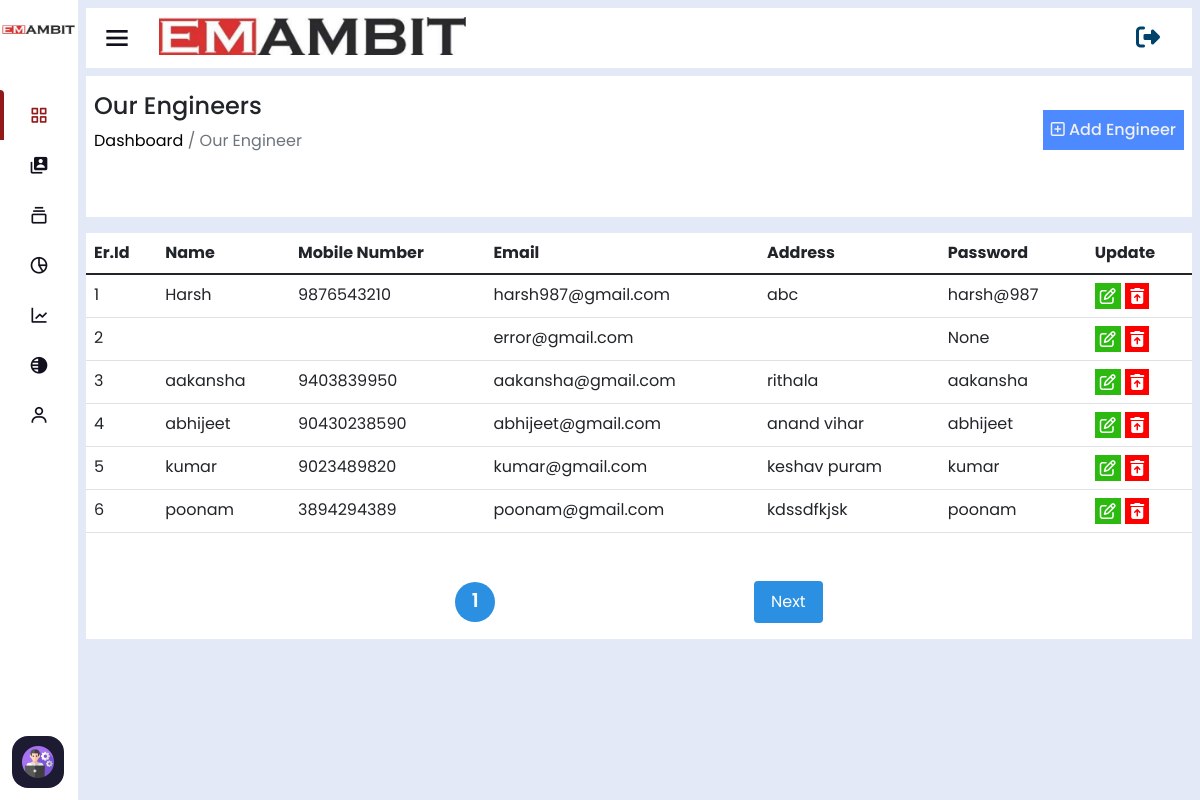
Screenshot of /manage-engineer/ (signed in) with the database file from the repository.
### home/models.py (models this page shows, shortened)
class CustomUser(AbstractUser):
    username = None
    email = models.EmailField(unique=True)
    user_phone = models.CharField(max_length=50,unique=True)
    user_address=models.CharField(max_length=50)
    user_gender=models.CharField(max_length=50)
    user_status=models.CharField(max_length=100,null=True,blank=True,default='Engineer')
    total_cost=models.IntegerField(default=0,null=True,blank=True)
    visible_password=models.CharField(max_length=254,null=True,blank=True)
    attendance_status=models.CharField(max_length=250,null=True,blank=True,default="A")
    USERNAME_FIELD = 'email'
    REQUIRED_FIELDS = []
    objects = CustomUserManager()

### home/views.py (the view)
# urls.py: path('manage-engineer/',manageEngineer_view),
@login_required(login_url='/login')
def manageEngineer_view(request):
    engineers=CustomUser.objects.filter(user_status="Engineer").order_by('-id')
    p = Paginator(engineers, 6)
    page_number = request.GET.get('page')
    try:
        page_obj = p.get_page(page_number)
    except PageNotAnInteger:
        page_obj = p.page(1)
    except EmptyPage:
        page_obj = p.page(p.num_pages)
    return render(request,'our-engineer.html',{'data':page_obj})

### home/templates/our-engineer.html (shortened to what this page needs)
<!DOCTYPE html>
<html lang="en" dir="ltr">
<head>
  {% include 'header-links.html' %}
</head>
<body>
  {% include 'header.html' %}
  {% if user.is_authenticated and user.is_superuser %}
  <section class="nav-section">
    {% include 'subtitle.html' %}
    <div class="breadcum">
      <div class="flex">
        <div>
          <h2>Our Engineers</h2>
          <p> <a href="/"> Dashboard</a> / Our Engineer</p>
        </div>
        <div class="assign-engineer-btn p-2">
          <a href="/add-engineer"><i class="fa-regular fa-square-plus"></i> Add Engineer</a>
        </div>
      </div>
    </div>
    <div class="assign-engineer-table overflow-auto editable-table" style="background: white;">
      <div class="row">
        <div class="col-md-12">
          <table class="table large-table">
            <thead>
              <tr>
                <th scope="col">Er.Id</th>
                <th scope="col">Name</th>
                <th scope="col">Mobile Number</th>
                <th scope="col">Email</th>
                <th scope="col">Address</th>
                <th scope="col">Password</th>
                <th scope="col">Update</th>
              </tr>
            </thead>
            <tbody>
              {% for i in data.object_list %}
              <tr>
                <td>{{forloop.counter}}</td>
                <td>{{i.first_name}}</td>
                <td>{{i.user_phone}}</td>
                <td>{{i.email}}</td>
                <td>{{i.user_address}}</td>
                <td>{{i.visible_password}}</td>
                <td>
                  <a href="/update-engineer/{{i.id}}"><i class="fa-regular fa-pen-to-square"></i></a>
                  <a href="/delete-engineer/{{i.id}}"><i class="fa-solid fa-trash-can-arrow-up"></i></a>
                </td>
              </tr>
              {% endfor %}
            </tbody>
          </table>
          <div class="pagination">
            <span class="num" >{{data.number}}</span>
            {%if data.has_next %}
                <a class="btn next" href="?page={{data.next_page_number}}">Next</a>
            {% endif %}
          </div>
        </div>
      </div>
    </div>
  </section>
  {% else %}
  <script>
      window.location.href='/page-note-found'
  </script>
  {% endif %}
</body>
</html>

### home/static/assets/css/sidebar.css (style rules this page uses)
* { margin: 0; padding: 0; box-sizing: border-box; font-family: 'Poppins', sans-serif; }
.nav-section { position: relative; background: #E4E9F7; min-height: 100vh; left: 260px; width: calc(100% - 260px); transition: all 0.5s ease; }
.sidebar.close~.nav-section { left: 78px; width: calc(100% - 78px); }

### home/static/assets/css/style.css (style rules this page uses)
* { margin: 0; padding: 0; box-sizing: border-box; font-family: "Poppins" , sans-serif; text-decoration: none; }
a { text-decoration: none !important; }
:root { --main-bg : #E4E9F7; --light-white: #f0f0f0; --light-white-p: #6c757d; --color-anchor: #0d6efd; --color-blue: #4d8aff; --color-dark-blue: #004269; --color-blu : #4387c0; --color-blue-light : #00AAA9; --color-orange : orange; --color-green : rgb(44, 185, 16); }
.flex { display: flex; align-items: center; justify-content: space-between; margin-bottom: 2rem; }
.breadcum { background: white; padding: 1rem 0.5rem; margin-bottom: 1rem; }
.breadcum h2 { font-size: 1.5rem; }
.breadcum p { color: var(--light-white-p); }
.breadcum a { color: black; }
table { width: 100%; }
.assign-engineer-btn { background: var(--color-blue); display: inline-block; }
.assign-engineer-btn a { color: var(--light-white); font-weight: 500; }
.editable-table td .fa-pen-to-square { background: var(--color-green); color: white; padding: 5px; }
.editable-table td .fa-trash-can-arrow-up { background: red; color: white; padding: 5px; }
td .fa-trash-can-arrow-up { background: red; color: white; padding: 5px; }
.large-table { min-width: 850px; }
.nav-section { padding: 0.5rem !important; }
.pagination { padding: 1rem 0; display: flex; align-items: center; justify-content: space-evenly; width: 80%; margin: auto; margin-top: 2rem; background: rgba(255, 255, 255, 0.353); border-radius: 10px; }
.pagination .btn { padding: 0.5rem 1rem; color: white; background: var(--color-blue-light); background: rgb(43, 144, 226); }
.pagination .num { padding: 0.2rem 0.5rem; font-size: 1.2rem; font-weight: 600; background: rgb(43, 144, 226); color: white; height: 40px; width: 40px; border-radius: 50%; display: flex; align-items: center; justify-content: center; }

### rows the page displays
CustomUser: first_name "Harsh", user_phone "9876543210", email "harsh987@gmail.com", user_address "abc", visible_password "harsh@987"
CustomUser: email "error@gmail.com", visible_password "None"
CustomUser: first_name "aakansha", user_phone "9403839950", email "aakansha@gmail.com", user_address "rithala", visible_password "aakansha"
CustomUser: first_name "abhijeet", user_phone "90430238590", email "abhijeet@gmail.com", user_address "anand vihar", visible_password "abhijeet"
CustomUser: first_name "kumar", user_phone "9023489820", email "kumar@gmail.com", user_address "keshav puram", visible_password "kumar"
CustomUser: first_name "poonam", user_phone "3894294389", email "poonam@gmail.com", user_address "kdssdfkjsk", visible_password "poonam"

### other values shown
{{ data.number }} "1"
